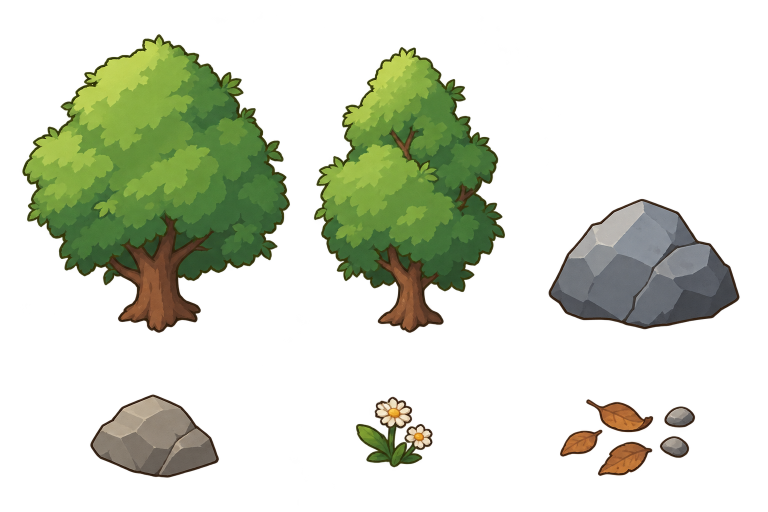
#> input picture art/scene_v07/props/generated.png, 1536 x 1024 px, found by its file name (shown at 1/2 size)
$ python process_props.py
#> lines starting #> are read from the running program, lines starting #| are printed output that depends on the picture
from PIL import Image
from pathlib import Path
import json,hashlib,numpy as np
src=Path('art/scene_v07/props/generated.png')
im=Image.open(src).convert('RGBA')
#> im is the input picture: PIL image 1536x1024 RGBA; mean R, G, B, A 55, 59.6, 32.4, 72.1
w,h=im.size
#> w = 1536; h = 1024
names=['tree_0','tree_1','rock_0','rock_1','flowers','leaves']
sizes=[(177,190),(177,198),(77,65),(54,48),(34,26),(35,22)]
report={'source_size':im.size,'source_mode':Image.open(src).mode,'cells':[],'warnings':['raw_sheet: requested equal grid not respected; manual ownership rectangles required', 'raw_sheet: colored translucent glow; alpha<210 discarded during cleanup'],'status':'pending_user','finish':'HD, original logical canvases and foot anchor retained'}
ownership=[(28,50,595,685),(600,60,1025,685),(1080,375,1505,690),(165,775,465,978),(695,780,905,974),(1100,775,1420,978)]
for i,(name,size) in enumerate(zip(names,sizes)):
 x0,y0,x1,y1=ownership[i]
 cell=im.crop((x0,y0,x1,y1));a=np.array(cell)
 border=np.concatenate([a[0,:,3],a[-1,:,3],a[:,0,3],a[:,-1,3]])
 if int(border.max())>8:report['warnings'].append(f'{name}: cell_edge_alpha={int(border.max())}, expected<=8')
 # Preserve isolated leaves and chips: no largest-component selection.
 a[a[:,:,3]<210]=0
 cell=Image.fromarray(a);bbox=cell.getbbox()
 if bbox is None:raise RuntimeError(name+' empty')
 crop=cell.crop(bbox)
 # Premultiplied alpha LANCZOS; single scale, no shape distortion.
 scale=min(size[0]/crop.width,size[1]/crop.height)
 target=(max(1,round(crop.width*scale)),max(1,round(crop.height*scale)))
 scaled=crop.convert('RGBa').resize(target,Image.Resampling.LANCZOS).convert('RGBA')
 canvas=Image.new('RGBA',size)
 xy=((size[0]-target[0])//2,size[1]-target[1])
 canvas.alpha_composite(scaled,xy)
 canvas.save('prototypes/scene-study-v07/'+name+'.png')
 report['cells'].append({'name':name,'cell':[x0,y0,x1,y1],'crop':bbox,'scale':scale,'output_size':size,'placement':xy,'alpha_extrema':canvas.getchannel('A').getextrema()})
#> this loop made 6 passes
#> bbox on passes 1 to 6: (17, 19, 551, 615), (29, 35, 409, 605), (18, 23, 398, 283), (16, 15, 272, 180), (18, 14, 170, 154), (21, 24, 290, 176)
#> pass 1, `cell = im.crop((x0, y0, x1, y1))`:
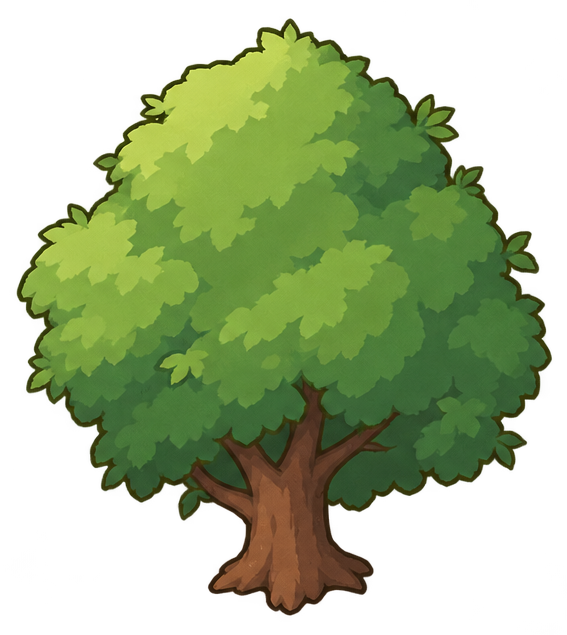
#> cell: PIL image 567x635 RGBA; mean R, G, B, A 73.4, 92.5, 37.6, 137.4; transparent parts drawn white
#> pass 1, `crop=cell.crop(bbox)`:
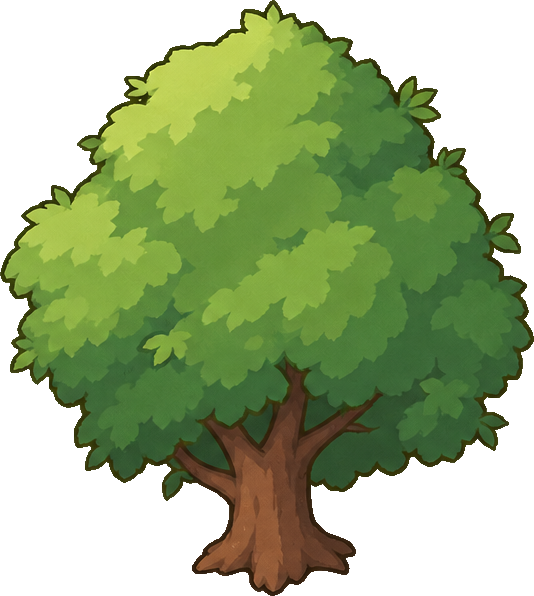
#> crop: PIL image 534x596 RGBA; mean R, G, B, A 59.7, 78, 33.5, 154.4; transparent parts drawn white
#> pass 1, `scaled=crop.convert('RGBa').resize(target,Image.Resampling.LANCZOS).co..`:
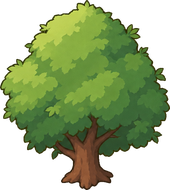
#> scaled: PIL image 170x190 RGBA; mean R, G, B, A 60.9, 79.3, 33.5, 154.5; transparent parts drawn white
#> after the loop:
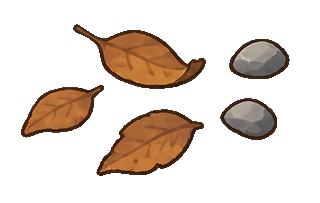
#> a: shape (203, 320, 4); mean R, G, B, A 32, 20.8, 12.5, 58.3; transparent parts drawn white
#> after the loop:
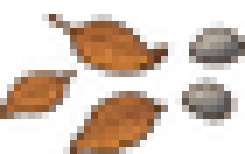
#> canvas: PIL image 35x22 RGBA (shown 7 times larger); mean R, G, B, A 62.2, 39.9, 22.2, 85.1; transparent parts drawn white
#> after the loop:
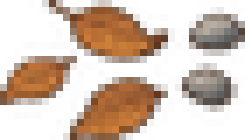
#> scaled: PIL image 35x20 RGBA (shown 7 times larger); mean R, G, B, A 68.4, 43.9, 24.4, 93.7; transparent parts drawn white
report['sha256']=hashlib.sha256(src.read_bytes()).hexdigest()
Path('art/scene_v07/processing.json').write_text(json.dumps(report,indent=2),encoding='utf-8')
print(json.dumps(report,indent=2))
#> (printed output is left out)
